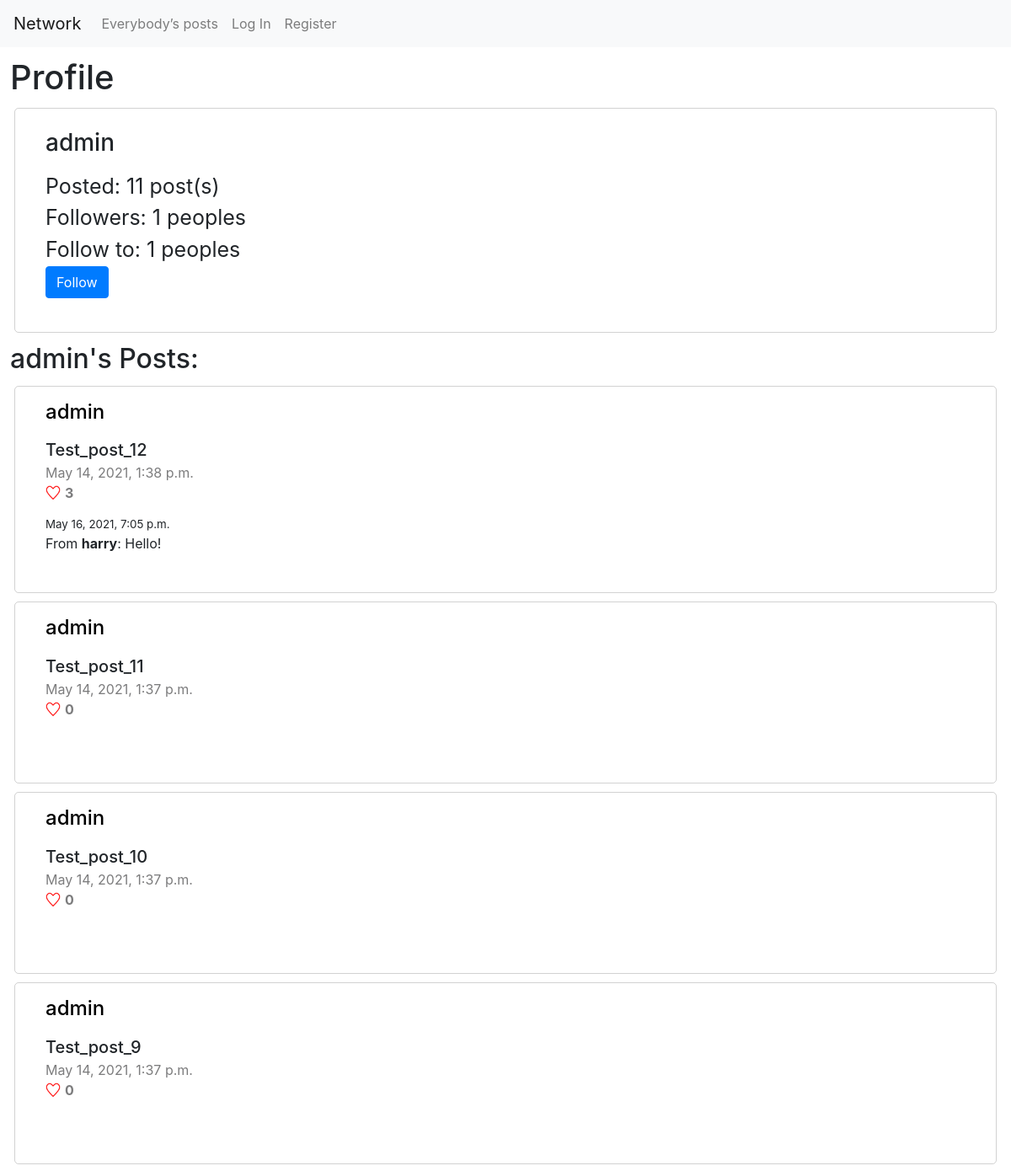
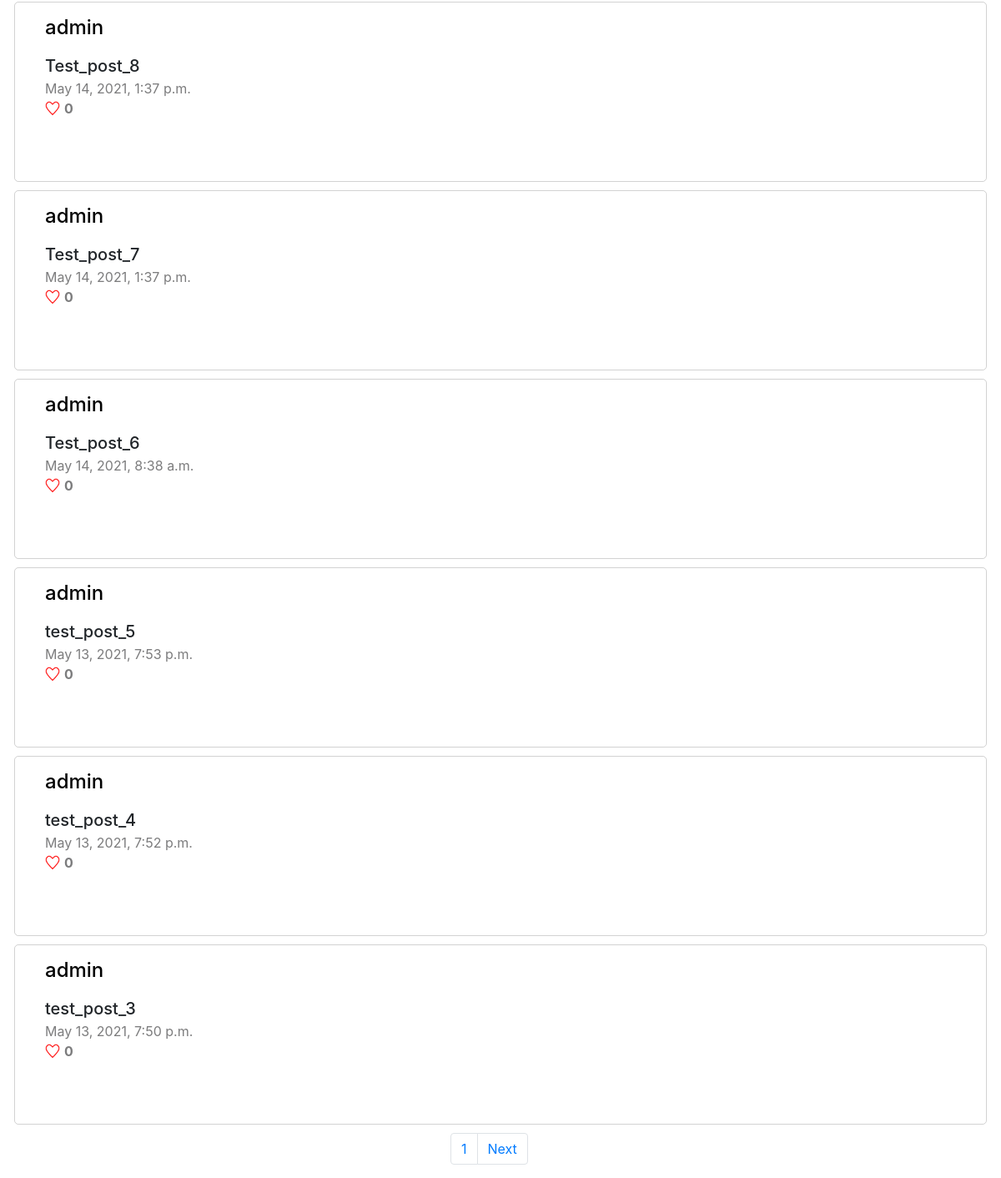
/user/2, run on the app's committed database (2 pictures, top to bottom).
### network/models.py (models this page shows, shortened)
class User(AbstractUser):
    followers = models.ManyToManyField("self", blank=True, null=True, symmetrical=False, related_name='+')
    follow_to = models.ManyToManyField('self', blank=True, null=True, symmetrical=False, related_name='+')

class Post(models.Model):
    author = models.ForeignKey(User, on_delete=models.CASCADE, related_name="posted_posts") # need to bee filled (check)
    text = models.TextField(max_length=255)
    timestamp = models.DateTimeField(auto_now_add=True)
    likes = models.ManyToManyField(User, blank=True, null=True, related_name='liked_posts')

class Comment(models.Model):
    on_post = models.ForeignKey(Post, on_delete=models.CASCADE, related_name="comments")
    author = models.ForeignKey(User, on_delete=models.CASCADE, related_name="posted_comments") # need to bee filled (check)
    text = models.TextField(max_length=255)
    timestamp = models.DateTimeField(auto_now_add=True)
    likes = models.ManyToManyField(User, blank=True, null=True, related_name='liked_comments')

### network/views.py (the view, shortened to what this page needs)
# urls.py: path('user/<int:id>', views.user_view, name="user_page"),
def user_view(request, id):
    instance = {}
    account = User.objects.get(pk=id)
    posted_posts_no_likes_count = account.posted_posts.all().order_by('-timestamp')
    instance['posts_count'] = posted_posts_no_likes_count.count()
    posted_posts = []
    for post in posted_posts_no_likes_count:
        likes_count = post.likes.all().count()
        liked_post = False
        post_comments = [comment for comment in post.comments.all().order_by('-timestamp')]
        if request.user in post.likes.all(): liked_post = True
        posted_posts.append((post, likes_count, liked_post, post_comments))
    paginator = Paginator(posted_posts, 10)
    page_number = request.GET.get('page')
    posted_posts = paginator.get_page(page_number)
    followers = account.followers.all().count()
    follow_to = account.follow_to.all().count()
    instance['account'] = account
    instance['followers'] = followers
    instance['follow_to'] = follow_to
    instance['posts'] = posted_posts
    on_own_page = False
    if account.pk == request.user.pk: on_own_page = True
    instance['on_own_page'] = on_own_page
    is_followed = False
    if request.user.pk in [follower.pk for follower in account.followers.all()]:
        is_followed = True
    instance['is_followed'] = is_followed
    return render(request, "network/user.html", instance)

### network/templates/network/user.html (shortened to what this page needs)
{% extends "network/layout.html" %}
{% load static %}
{% block body %}
    <h1>Profile</h1>
    <div class="form_area">
        <h3>{{ account.username }}</h3>
        <p>
            <div>Posted: {{ posts_count }} post(s)</div>
            <div>Followers: {{ followers }} peoples</div>
            <div>Follow to: {{ follow_to }} peoples</div>
            <form method="POST">
                {% if not on_own_page %}
                    {% if not is_followed %}
                        <button class="btn btn-primary" name="follow_button" value="follow">Follow</button>
                    {% else %}
                        <button class="btn btn-secondary" name="follow_button" value="unfollow">Unfollow</button>
                    {% endif %}
                {% endif %}
            </form>
        </p>
    </div>
    <h2 style="margin: 12px">{{ account.username }}'s Posts:</h2>
    <div id="posts_view" class="post_view">
        {% if posts %}
            {% for post, likes_count, liked_post, post_comments in posts %}
                <div class="post_area" id="post_{{ post.pk }}" data-post_id="{{ post.pk }}">
                    <p><h4><a href="/user/{{ post.author.pk }}" style='color:black'>{{ post.author.username }}</a></h4></p>
                    <div id="edit_box_{{ post.pk }}">
                        <div class="lh-sm" id='post_text_{{ post.pk }}'>{{ post.text }}</div>
                    </div>
                    <div class="grey">{{ post.timestamp }}</div>
                    {% if liked_post %}
                        <div class="grey"><img style="vertical-align: -12%; margin-right: 5px;" src="{% static 'network/filled_hart.png' %}" alt="like" width="18px" style="margin-right: 3px;" class="hart" id='hart_{{ post.pk }}' data-post_id="{{ post.pk }}" data-liked="true" data-is_auth="{{ user.is_authenticated }}"><b id="likes_count_{{ post.pk }}">{{ likes_count }}</b></div>
                    {% else %}
                        <div class="grey"><img style="vertical-align: -12%; margin-right: 5px;" src="{% static 'network/empty_hart.png' %}" alt="like" width="18px" style="margin-right: 3px;" class="hart" id='hart_{{ post.pk }}' data-post_id="{{ post.pk }}" data-liked="false" data-is_auth="{{ user.is_authenticated }}"><b id="likes_count_{{ post.pk }}">{{ likes_count }}</b></div>
                    {% endif %}
                    {% for comment in post_comments %}
                        <p id="comment_{{ comment.pk }}">
                            <div style="font-size: smaller;">{{ comment.timestamp }}</div>
                            <div>From <b>{{ comment.author.username }}</b>: {{ comment.text }}</div>
                        </p>
                    {% endfor %}
                </div>
            {% endfor %}
        {% endif %}
    </div>
    <nav aria-label="Page navigation example" style="margin: 10px; text-align: center; margin-left: 45%;">
        <ul class="pagination">
            <li class="page-item"><a class="page-link" href="#">{{ posts.number }}</a></li>
            {% if posts.has_next %}
                <li class="page-item"><a class="page-link" href="?page={{ posts.next_page_number }}">Next</a></li>
            {% endif %}
        </ul>
      </nav>
{% endblock %}

### network/static/network/styles.css (style rules this page uses)
.body > h1 { margin: 12px; }
.body > .form_area { border: 1px solid #7c7c7d57; border-radius: 5px; margin-left: 17px; margin-right: 17px; padding-top: 2%; padding-left: 3%; padding-right: 3%; padding-bottom: 2%; font-size: 25px; }
.post_area { border: 1px solid #7c7c7d57; border-radius: 5px; margin-top: 10px; margin-left: 17px; margin-right: 17px; padding-left: 3%; padding-right: 3%; padding-bottom: 2.5%; min-height: 216px; }
.lh-sm { font-size: 20px; font-weight: 500; }
.grey { color: #7c7c7d; }

### data on the page
User: username "admin"
Post: author.username "admin", text "Test_post_12", timestamp "May 14, 2021, 1:38 p.m.", likes_count "3"
Comment: timestamp "May 16, 2021, 7:05 p.m.", author.username "harry", text "Hello!"
Post: author.username "admin", text "Test_post_11", timestamp "May 14, 2021, 1:37 p.m.", likes_count "0"
Post: author.username "admin", text "Test_post_10", timestamp "May 14, 2021, 1:37 p.m.", likes_count "0"
Post: author.username "admin", text "Test_post_9", timestamp "May 14, 2021, 1:37 p.m.", likes_count "0"
Post: author.username "admin", text "Test_post_8", timestamp "May 14, 2021, 1:37 p.m.", likes_count "0"
Post: author.username "admin", text "Test_post_7", timestamp "May 14, 2021, 1:37 p.m.", likes_count "0"
Post: author.username "admin", text "Test_post_6", timestamp "May 14, 2021, 8:38 a.m.", likes_count "0"
Post: author.username "admin", text "test_post_5", timestamp "May 13, 2021, 7:53 p.m.", likes_count "0"
Post: author.username "admin", text "test_post_4", timestamp "May 13, 2021, 7:52 p.m.", likes_count "0"
Post: author.username "admin", text "test_post_3", timestamp "May 13, 2021, 7:50 p.m.", likes_count "0"

### other printed values
{{ posts_count }} "11"
{{ followers }} "1"
{{ follow_to }} "1"
{{ posts.number }} "1"
